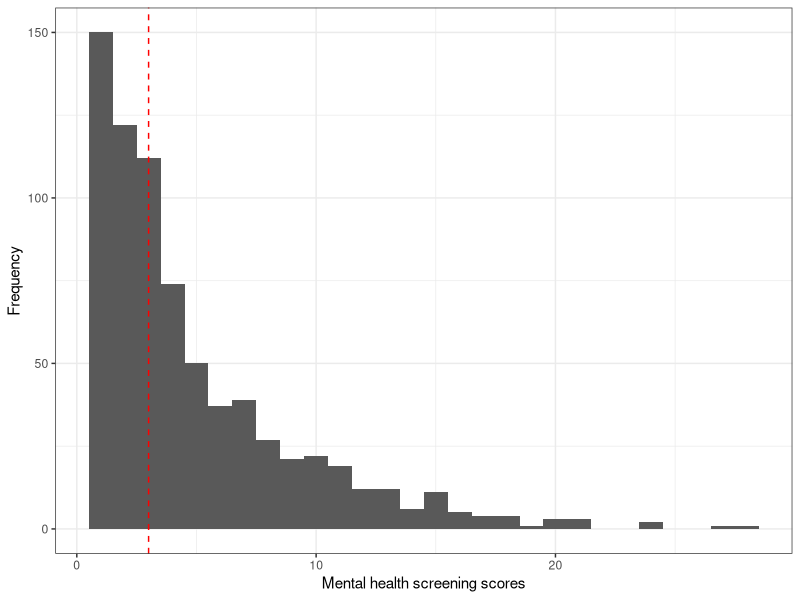
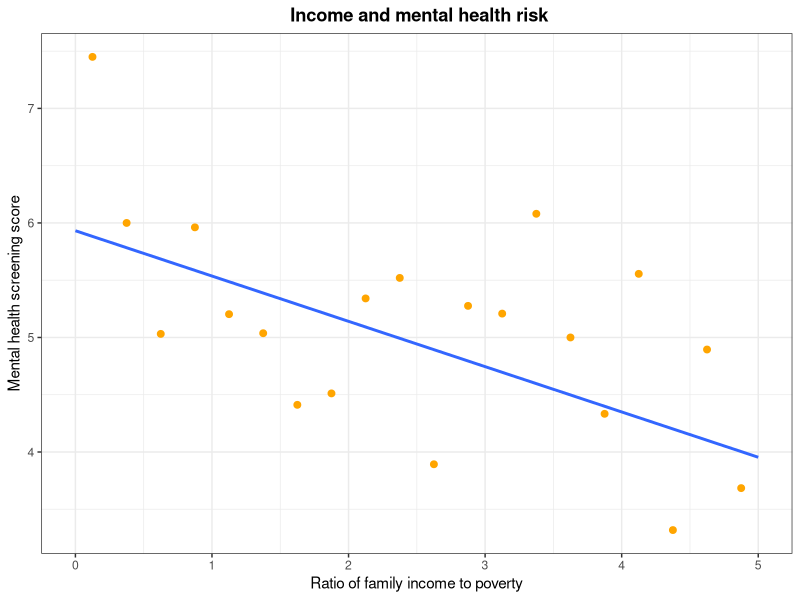
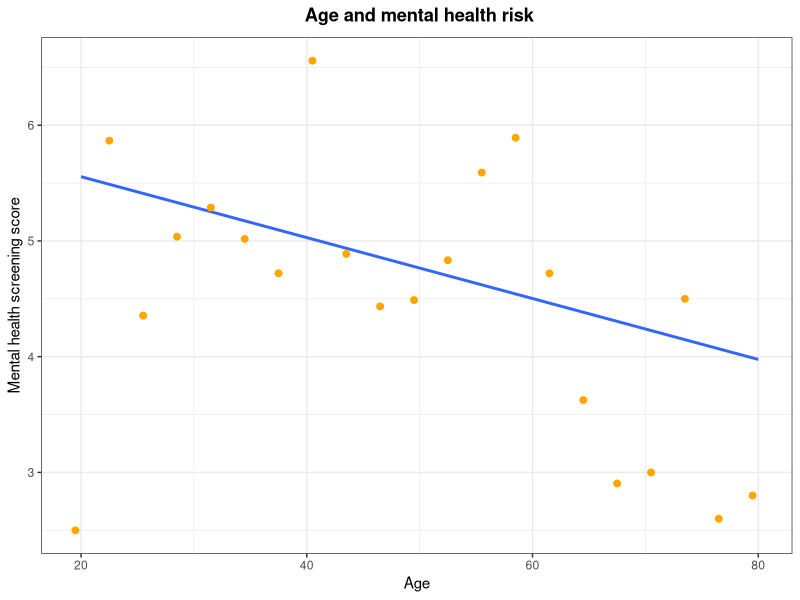
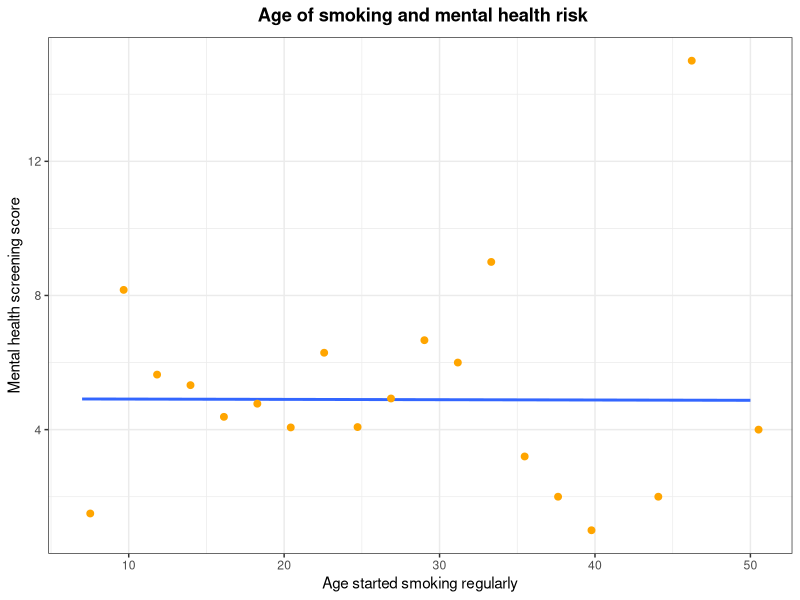
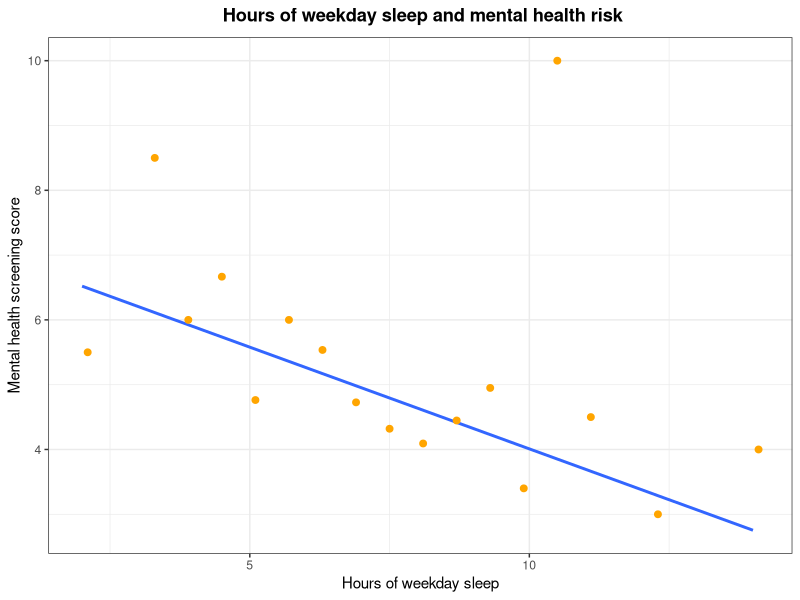
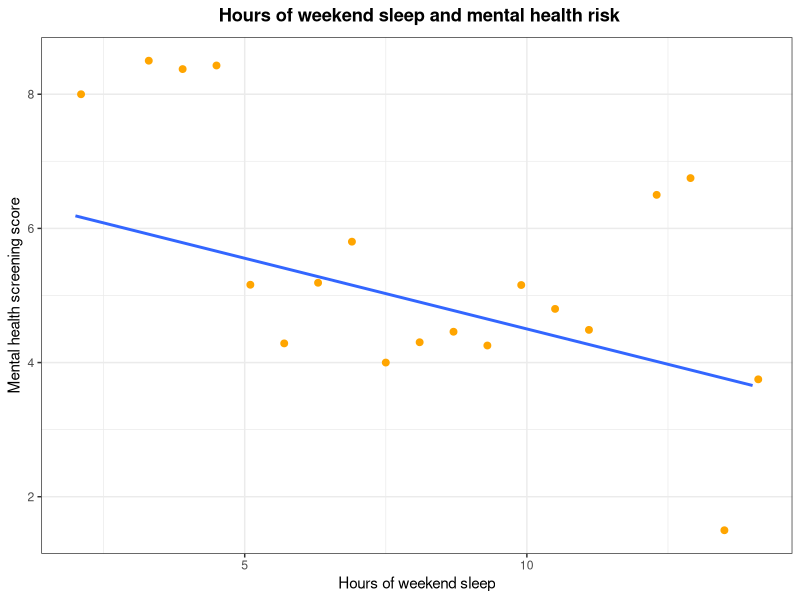
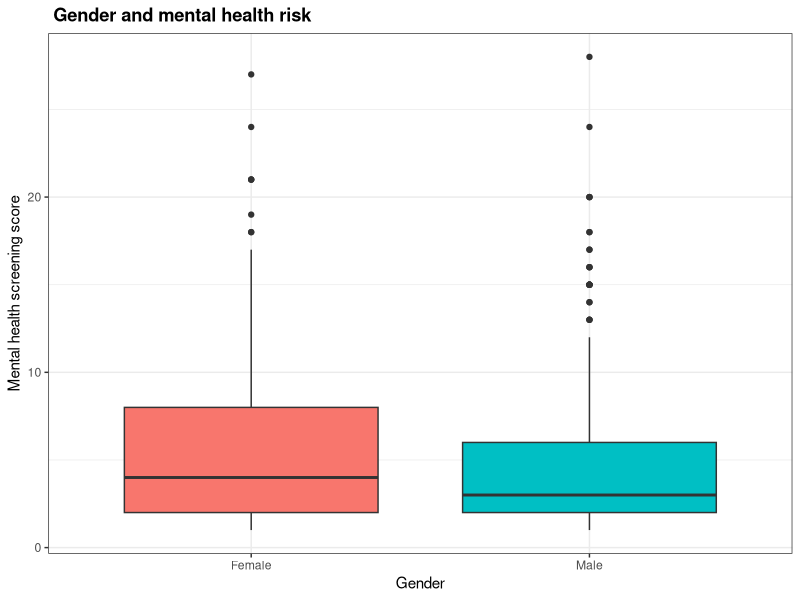
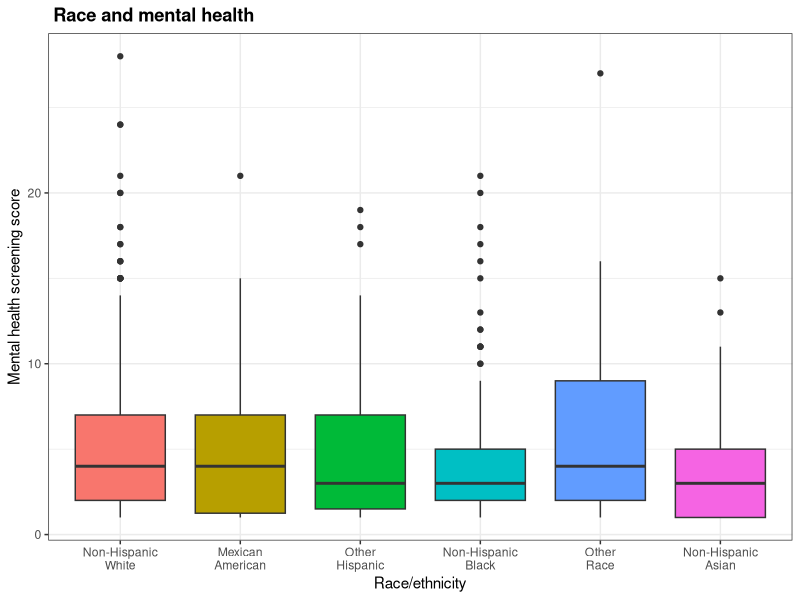

Recreate these plots in R, in order. (Note: this script raises an error after producing the figures.)
# load libraries
library(kableExtra)                     # for printing tables
library(cowplot)                        # for side by side plots
library(tidyverse)
library(readr)


# read in the cleaned data
nhanes_train = read_csv("data/clean/nhanes_train.csv", 
                    col_types = "iififfdffifddfffffffffffffffffffffiifffffff")

                   

# calculate mean mental health score  (4.9)
mean_mh_score = nhanes_train %>%
  summarise(mean(mental_score)) %>%
  pull()

# calculate median mental health score (3)
median_mh_score = nhanes_train %>%
  summarise(median(mental_score)) %>%
  pull()

# create histogram of mental health score
mh_histogram = nhanes_train %>%
  ggplot(aes(x = mental_score)) + 
  geom_histogram(binwidth = 1) +
  geom_vline(xintercept = median_mh_score,
             color = "red",
             linetype = "dashed") +
  labs(x = "Mental health screening scores", 
       y = "Frequency") +
  theme_bw()

#create histogram of ratio_income

ratio_income_histogram = nhanes_train %>%
  ggplot(aes(x = ratio_income)) + 
  geom_histogram(binwidth = 1) +
  geom_vline(xintercept = median(nhanes_train$ratio_income),
             color = "red",
             linetype = "dashed") +
  labs(x = "Ratio of family income to poverty", 
       y = "Frequency") +
  theme_bw()


# save the histogram of mental health score
ggsave(filename = "results/mental-health-score-histogram.png", 
       plot = mh_histogram, 
       device = "png", 
       width = 5, 
       height = 3)

# examine relationship between ratio of family income to poverty and mental health risk
p1 = nhanes_train %>%  #data points and binscatter 
  ggplot(aes(x = ratio_income, y = mental_score)) +
  geom_point() + 
  geom_smooth(method = "lm", formula = "y~x", se = FALSE) +
  stat_summary_bin(fun='mean', bins=20,
                   color='orange', size=2, geom='point') +
  labs(x = "Ratio of family income to poverty", 
       y = "Mental health screening score",
  title = bquote (~bold("Income and mental health risk")))+
  theme_bw() + 
  theme(plot.title = element_text(hjust = 0.5))

plot1 = nhanes_train %>%  #just with binscatter for easier visualization 
  ggplot(aes(x = ratio_income, y = mental_score)) +
 
  geom_smooth(method = "lm", formula = "y~x", se = FALSE) +
  stat_summary_bin(fun='mean', bins=20,
                   color='orange', size=2, geom='point')+
  
  labs(x = "Ratio of family income to poverty", 
       y = "Mental health screening score",
       title = bquote (~bold("Income and mental health risk")))+
  theme_bw() + 
  theme(plot.title = element_text(hjust = 0.5))

# save plot1
ggsave(filename = "results/income-and-mental-health.png", 
       plot = plot1, 
       device = "png", 
       width = 5, 
       height = 3)

# examine relationship between age and mental health risk

p2 = nhanes_train %>%  #data points and binscatter 
  ggplot(aes(x = age, y = mental_score)) +
  geom_point() + 
  geom_smooth(method = "lm", formula = "y~x", se = FALSE) +
  stat_summary_bin(fun='mean', bins=20,
                   color='orange', size=2, geom='point') +
  labs(x = "Age", 
       y = "Mental health screening score",
       title = bquote (~bold("Age and mental health risk")))+
  theme_bw() + 
  theme(plot.title = element_text(hjust = 0.5))

plot2 = nhanes_train %>%  #just with binscatter for easier visualization 
  ggplot(aes(x = age, y = mental_score)) +
  
  geom_smooth(method = "lm", formula = "y~x", se = FALSE) +
  stat_summary_bin(fun='mean', bins=20,
                   color='orange', size=2, geom='point')+
  
  labs(x = "Age", 
       y = "Mental health screening score",
       title = bquote (~bold("Age and mental health risk")))+
  theme_bw() + 
  theme(plot.title = element_text(hjust = 0.5))

# save plot2
ggsave(filename = "results/age-and-mental-health.png", 
       plot = plot2, 
       device = "png", 
       width = 5, 
       height = 3)


# examine relationship between age first started smoking and mental health risk

p3 = nhanes_train %>%  #data points and binscatter 
  ggplot(aes(x = age_first_smoke, y = mental_score)) +
  geom_point() + 
  geom_smooth(method = "lm", formula = "y~x", se = FALSE) +
  stat_summary_bin(fun='mean', bins=20,
                   color='orange', size=2, geom='point') +
  labs(x = "Age started smoking regularly", 
       y = "Mental health screening score",
       title = bquote (~bold("Age of smoking and mental health risk")))+
  theme_bw() + 
  theme(plot.title = element_text(hjust = 0.5))

plot3 = nhanes_train %>%  #just with binscatter for easier visualization 
  ggplot(aes(x = age_first_smoke, y = mental_score)) +
  
  geom_smooth(method = "lm", formula = "y~x", se = FALSE) +
  stat_summary_bin(fun='mean', bins=20,
                   color='orange', size=2, geom='point')+
  
  labs(x = "Age started smoking regularly", 
       y = "Mental health screening score",
       title = bquote (~bold("Age of smoking and mental health risk")))+
  theme_bw() + 
  theme(plot.title = element_text(hjust = 0.5))

# save plot3
ggsave(filename = "results/age-smoke-and-mental-health.png", 
       plot = plot3, 
       device = "png", 
       width = 5, 
       height = 3)


# examine relationship between sleep during weekday and mental health risk
p4 = nhanes_train %>%  #data points and binscatter 
  ggplot(aes(x = sleep_weekday, y = mental_score)) +
  geom_point() + 
  geom_smooth(method = "lm", formula = "y~x", se = FALSE) +
  stat_summary_bin(fun='mean', bins=20,
                   color='orange', size=2, geom='point') +
  labs(x = "Hours of weekday sleep", 
       y = "Mental health screening score",
       title = bquote (~bold("Hours of weekday sleep and mental health risk")))+
  theme_bw() + 
  theme(plot.title = element_text(hjust = 0.5))

plot4 = nhanes_train %>%  #just with binscatter for easier visualization 
  ggplot(aes(x = sleep_weekday, y = mental_score)) +
  
  geom_smooth(method = "lm", formula = "y~x", se = FALSE) +
  stat_summary_bin(fun='mean', bins=20,
                   color='orange', size=2, geom='point')+
  
  labs(x = "Hours of weekday sleep", 
       y = "Mental health screening score",
       title = bquote (~bold("Hours of weekday sleep and mental health risk")))+
  theme_bw() + 
  theme(plot.title = element_text(hjust = 0.5))

# save plot4
ggsave(filename = "results/weekday-sleep-and-mental-health.png", 
       plot = plot4, 
       device = "png", 
       width = 5, 
       height = 3)

# examine relationship between sleep during weekend and mental health risk
p5 = nhanes_train %>%
  ggplot(aes(x = sleep_weekend, y = mental_score)) +
  geom_point() + 
  geom_smooth(method = "lm", formula = "y~x", se = FALSE) +
  labs(x = "Hours of sleep during weekend", 
       y = "Mental health screening score",
title = bquote (~bold("Hours of sleep during weekend and mental health risk"))) +
  theme_bw() + 
  theme(plot.title = element_text(hjust = 0.5))

plot5 = nhanes_train %>%  #just with binscatter for easier visualization 
  ggplot(aes(x = sleep_weekend, y = mental_score)) +
  
  geom_smooth(method = "lm", formula = "y~x", se = FALSE) +
  stat_summary_bin(fun='mean', bins=20,
                   color='orange', size=2, geom='point')+
  
  labs(x = "Hours of weekend sleep", 
       y = "Mental health screening score",
       title = bquote (~bold("Hours of weekend sleep and mental health risk")))+
  theme_bw() + 
  theme(plot.title = element_text(hjust = 0.5))

# save plot 5
ggsave(filename = "results/weekend-sleep-and-mental-health.png", 
       plot = plot5, 
       device = "png", 
       width = 5, 
       height = 3)

# examine relationship between hours worked and mental health risk
p6 = nhanes_train %>%
  ggplot(aes(x = hours_worked, y = mental_score)) +
  geom_point() + 
  geom_smooth(method = "lm", formula = "y~x", se = FALSE) +
  labs(x = "Number of hours worked last week", 
       y = "Mental health screening score",
       title = "Number of work hours and mental health risk") +
  theme_bw() + 
  theme(plot.title = element_text(hjust = 0.5))


# examine relationship between minutes of sedentary activity and mental health risk
p7 = nhanes_train %>%
  ggplot(aes(x = min_sedentary, y = mental_score)) +
  geom_point() + 
  geom_smooth(method = "lm", formula = "y~x", se = FALSE) +
  labs(x = "Minutes of sedentary activity", 
       y = "Mental health screening score",
       title = "Minutes of sedentary activity and mental health risk") +
  theme_bw() + 
  theme(plot.title = element_text(hjust = 0.5))


# examine relationship between gender and mental health risk

p8 = nhanes_train %>%
  ggplot(aes(x = female, y = mental_score, fill = female)) + 
  geom_boxplot() +
  scale_x_discrete(labels = c('Female', 'Male')) +
  labs(x = "Gender", 
       y = "Mental health screening score", 
       title = bquote (~bold("Gender and mental health risk"))) + 
  theme_bw() + theme(legend.position = "none")


# save p8
ggsave(filename = "results/gender-and-mental-health.png", 
       plot = p8, 
       device = "png", 
       width = 5, 
       height = 3)

# examine relationship between race/ethnicity and mental health risk 
p9 = nhanes_train %>%
  ggplot(aes(x = race, y = mental_score, fill = race)) + 
  geom_boxplot() +
  scale_x_discrete(labels = c('Non-Hispanic\nWhite', 
                              'Mexican\nAmerican',
                              'Other\nHispanic',
                              'Non-Hispanic\nBlack',
                              'Other\nRace',
                              'Non-Hispanic\nAsian')) +
  labs(x = "Race/ethnicity", 
       y = "Mental health screening score",
       title = bquote (~bold("Race and mental health"))) + 
  theme_bw() + theme(legend.position = "none")

ggsave(filename = "results/race-and-mental-health.png", 
       plot = p9, 
       device = "png", 
       width = 5, 
       height = 3)

#examine relationship between marriage status and mental health risk 
p10= nhanes_train %>%
  ggplot(aes(x = marriage_status, y = mental_score, fill = marriage_status)) + 
  geom_boxplot() +
  labs(x = "Marriage status", 
       y = "Mental health screening score") + 
  theme_bw() + theme(legend.position = "none")


#examine relationship between being born in the US and mental health risk
p11= nhanes_train %>%
  ggplot(aes(x = born_us, y = mental_score, fill = born_us)) + 
  geom_boxplot() +
  labs(x = "Born in the US", 
       y = "Mental health screening score") + 
  theme_bw() + theme(legend.position = "none")


#examine relationship between being education and mental health risk 
p12= nhanes_train %>%
  ggplot(aes(x = edu, y = mental_score, fill = edu)) + 
  geom_boxplot() +
  scale_x_discrete(labels = c('College\ngraduate\nor above', 
                              'High school\n/GED',
                              'Some college\n/AA degree',
                              '9th-11th\ngrade',
                              'Less than\n9th grade')) +
  labs(x = "Education status", 
       y = "Mental health screening score", 
       tittle = bquote (~bold("Education and mental health risk"))) + 
  theme_bw() + theme(legend.position = "none")

# save p12
ggsave(filename = "results/education-and-mental-health.png", 
       plot = p12, 
       device = "png", 
       width = 5, 
       height = 3)

#examine relationship between smoking and mental health risk 
p13= nhanes_train %>%
  ggplot(aes(x = now_smoke, y = mental_score, fill = now_smoke)) + 
  geom_boxplot() +
  labs(x = "Smoking status", 
       y = "Mental health screening score") + 
  theme_bw() + theme(legend.position = "none")


#examine relationship between sleep disorder and mental health risk 
p14= nhanes_train %>%
  ggplot(aes(x = dr_sleep, y = mental_score, fill = dr_sleep)) + 
  geom_boxplot() +
  scale_x_discrete(labels = c('No', 'Yes')) +
  labs(x = "Ever told a doctor about trouble sleeping", 
       y = "Mental health screening score",
       title = bquote (~bold("Sleep trouble and mental health"))) + 
  theme_bw() + theme(legend.position = "none")

# save p14
ggsave(filename = "results/drsleep-and-mental-health.png", 
       plot = p14, 
       device = "png", 
       width = 5, 
       height = 3)

#examine relationship between asthma and mental health risk 
p15= nhanes_train %>%
  ggplot(aes(x = told_asthma, y = mental_score, fill = told_asthma)) + 
  geom_boxplot() +
  labs(x = "Told by a doctor to have asthma", 
       y = "Mental health screening score") + 
  theme_bw() + theme(legend.position = "none")


#examine relationship between arthritis and mental health risk 
p16= nhanes_train %>%
  ggplot(aes(x = told_arthritis, y = mental_score, fill = told_arthritis)) + 
  geom_boxplot() +
  labs(x = "Told by a doctor to have arthritis", 
       y = "Mental health screening score") + 
  theme_bw() + theme(legend.position = "none")


#examine relationship between coronary heart disease and mental health risk 
p17= nhanes_train %>%
  ggplot(aes(x = told_coronary, y = mental_score, fill = told_coronary)) + 
  geom_boxplot() +
  labs(x = "Told by a doctor to have coronary heart disease", 
       y = "Mental health screening score") + 
  theme_bw() + theme(legend.position = "none")

#examine relationship between heart attack and mental health risk 
p18 = nhanes_train %>%
  ggplot(aes(x = told_attack, y = mental_score, fill = told_attack)) + 
  geom_boxplot() +
  labs(x = "Told by a doctor to have heart attack", 
       y = "Mental health screening score") + 
  theme_bw() + theme(legend.position = "none")

#examine relationship between stroke and mental health risk 
p19 = nhanes_train %>%
  ggplot(aes(x = told_stroke, y = mental_score, fill = told_stroke)) + 
  geom_boxplot() +
  labs(x = "Told by a doctor to have stroke", 
       y = "Mental health screening score") + 
  theme_bw() + theme(legend.position = "none")


#examine relationship between thyroid and mental health risk 
p20 = nhanes_train %>%
  ggplot(aes(x = told_thyroid, y = mental_score, fill = told_thyroid)) + 
  geom_boxplot() +
  labs(x = "Told by a doctor to have thyroid problem", 
       y = "Mental health screening score") + 
  theme_bw() + theme(legend.position = "none")


#examine relationship between cancer and mental health risk 
p21 = nhanes_train %>%
  ggplot(aes(x = told_cancer, y = mental_score, fill = told_cancer)) + 
  geom_boxplot() +
  labs(x = "Told by a doctor to have cancer", 
       y = "Mental health screening score") + 
  theme_bw() + theme(legend.position = "none")


#examine relationship between being told by doctor to lose weight and mental health risk 
  ggplot(aes(x = told_weight, y = mental_score, fill = told_weight)) + 
  geom_boxplot() +
  labs(x = "Told by a doctor to lose weight", 
       y = "Mental health screening score") + 
  theme_bw() + theme(legend.position = "none")


#examine relationship between being told by doctor to exercise and mental health risk 
p23 = nhanes_train %>%
  ggplot(aes(x = told_exe, y = mental_score, fill = told_exe)) + 
  geom_boxplot() +
  labs(x = "Told by a doctor to exercise", 
       y = "Mental health screening score") + 
  theme_bw() + theme(legend.position = "none")



#examine relationship between being told by doctor to reduce salt and mental health risk 
p24 = nhanes_train %>%
  ggplot(aes(x = told_salt, y = mental_score, fill = told_salt)) + 
  geom_boxplot() +
  labs(x = "Told by a doctor to reduce salt", 
       y = "Mental health screening score") + 
  theme_bw() + theme(legend.position = "none")



#examine relationship between being told by doctor to reduce fat and mental health risk 
p25 = nhanes_train %>%
  ggplot(aes(x = told_fat, y = mental_score, fill = told_fat)) + 
  geom_boxplot() +
  labs(x = "Told by a doctor to lose fat", 
       y = "Mental health screening score") + 
  theme_bw() + theme(legend.position = "none")


#examine relationship between now try to control weight and mental health risk 
p26 = nhanes_train %>%
  ggplot(aes(x = now_lose_weight, y = mental_score, fill = now_lose_weight)) + 
  geom_boxplot() +
  labs(x = "Now lose weight", 
       y = "Mental health screening score") + 
  theme_bw() + theme(legend.position = "none")


#examine relationship between now try to increase exercise and mental health risk 
p27 = nhanes_train %>%
  ggplot(aes(x = now_increase_ex, y = mental_score, fill = now_increase_ex)) + 
  geom_boxplot() +
  labs(x = "Now increase exercise", 
       y = "Mental health screening score") + 
  theme_bw() + theme(legend.position = "none")


#examine relationship between now try to reduce salt and mental health risk 
p28 = nhanes_train %>%
  ggplot(aes(x = now_reduce_salt, y = mental_score, fill = now_reduce_salt)) + 
  geom_boxplot() +
  labs(x = "Now reduce salt", 
       y = "Mental health screening score") + 
  theme_bw() + theme(legend.position = "none")


#examine relationship between now try to reduce fat and mental health risk 
p29 = nhanes_train %>%
  ggplot(aes(x = now_reduce_fat, y = mental_score, fill = now_reduce_fat)) + 
  geom_boxplot() +
  labs(x = "Now reduce fat", 
       y = "Mental health screening score") + 
  theme_bw() + theme(legend.position = "none")


#examine relationship between weight self-perception and mental health risk 
p30 = nhanes_train %>%
  ggplot(aes(x = weight_self_percept, y = mental_score, 
             fill = weight_self_percept)) + 
  geom_boxplot() +
  scale_x_discrete(labels = c('Overweight', 
                              'About the right weight',
                              'Underweight')) +
  labs(x = "How do you consider your weight?", 
       y = "Mental health screening score",
       title = bquote (~bold("Weight self-perception and mental health"))) + 
  theme_bw() + theme(legend.position = "none")

#save p30

ggsave(filename = "results/weight-percept-and-mental-health.png", 
       plot = p30, 
       device = "png", 
       width = 5, 
       height = 3)

#examine relationship between wanting to lose weight and mental health risk
p31 = nhanes_train %>%
  ggplot(aes(x = want_lose_weight, y = mental_score, 
             fill = want_lose_weight)) + 
  geom_boxplot() +
  labs(x = "Like to weigh more, less or the same", 
       y = "Mental health screening score") + 
  theme_bw() + theme(legend.position = "none")

#examine relationship between feeling overly sleepy during the day and mental health risk

p32 = nhanes_train %>%
  ggplot(aes(x = sleepy, y = mental_score, 
             fill = sleepy)) + 
  geom_boxplot() +
  scale_x_discrete(labels = c('Sometimes', 
                              'Rarely',
                              'Often',
                              'Almost always',
                              'Never')) +
  labs(x = "In the past month how often feeling overly sleepy during the day?", 
       y = "Mental health screening score",
       title = bquote (~bold("Excessive sleepiness and mental health"))) + 
  theme_bw() + theme(legend.position = "none")

#save p32

ggsave(filename = "results/sleepy-and-mental-health.png", 
       plot = p32, 
       device = "png", 
       width = 5, 
       height = 3)

##examine the relationship between vigorous-intensity recreational activity and mental health risks
p33 = nhanes_train %>%
  ggplot(aes(x = vigor_rec, y = mental_score, 
             fill = vigor_rec)) + 
  geom_boxplot() +
  scale_x_discrete(labels = c('Yes', 'No'))+
                             
  labs(x = "In a typical week do you do vigorous-intensity recreational activity?", 
       y = "Mental health screening score",
  title = bquote (~bold
          ("Recreational activity and mental health "))) + 
  theme_bw() + theme(legend.position = "none")

#save p33

ggsave(filename = "results/vigor-rec-and-mental-health.png", 
       plot = p33, 
       device = "png", 
       width = 5, 
       height = 3)


##examine the relationship between ratio income and ever telling a doctor about trouble with sleeping
p34 = nhanes_train %>%
  ggplot(aes(x = dr_sleep, y = ratio_income, 
             fill = dr_sleep)) + 
  geom_boxplot() +
  scale_x_discrete(labels = c('No', 'Yes'))+
  
  labs(x = "Ever told a doctor about trouble sleeping", 
       y = "Ratio of family income to poverty",
       title = bquote (~bold("Sleep trouble and income"))) + 
  theme_bw() + theme(legend.position = "none")

#save p34

ggsave(filename = "results/income-dr-sleep.png", 
       plot = p34, 
       device = "png", 
       width = 5, 
       height = 3)

#examine relationship between ratio income and frequency of feeling overly sleepy during the day

p35 = nhanes_train %>%
  ggplot(aes(x = sleepy, y = ratio_income, 
             fill = sleepy)) + 
  geom_boxplot() +
  #scale_x_discrete(labels = c('Yes', 'No'))+
  
  labs(x = "Frequency of feeling overly sleepy during the day", 
       y = "Ratio of family income to poverty") + 
  theme_bw() + theme(legend.position = "none")

#relationship between ratio family income and engage in vigorous recreational activity
p36 = nhanes_train %>%
  ggplot(aes(x = vigor_rec, y = ratio_income, 
             fill = vigor_rec)) + 
  geom_boxplot() +
  scale_x_discrete(labels = c('Yes', 'No'))+
  
  labs(x = "Whether or not engage in vigorous-intensity recreational activity", 
       y = "Ratio of family income to poverty",
title = bquote (~bold("Recreational activity and income"))) + 
  theme_bw() + theme(legend.position = "none")


#save p36

ggsave(filename = "results/income-vigor-rec.png", 
       plot = p36, 
       device = "png", 
       width = 5, 
       height = 3)

#gender and hours of sleep weekday
p37 = nhanes_train %>%
  ggplot(aes(x = female, y = sleep_weekday, 
             fill = female)) + 
  geom_boxplot() +
  scale_x_discrete(labels = c('Female', 'Male'))+
  
  labs(x = "Gender", 
       y = "Weekday hours of sleep") + 
  theme_bw() + theme(legend.position = "none")

#gender and weekend hours of sleep
p38 = nhanes_train %>%
  ggplot(aes(x = female, y = sleep_weekend, 
             fill = female)) + 
  geom_boxplot() +
  scale_x_discrete(labels = c('Female', 'Male'))+
  
  labs(x = "Gender", 
       y = "Weekend hours of sleep") + 
  theme_bw() + theme(legend.position = "none")

#race and weekday sleep
p40 = nhanes_train %>%
  ggplot(aes(x = race, y = sleep_weekday, 
             fill = race)) + 
  geom_boxplot() +
  scale_x_discrete(labels = c('Non-Hispanic\nWhite', 
                              'Mexican\nAmerican',
                              'Other\nHispanic',
                              'Non-Hispanic\nBlack',
                              'Other\nRace',
                              'Non-Hispanic\nAsian'))+
  
  labs(x = "Race", 
       y = "Weekday hours of sleep",
       title = bquote (~bold("Race and weekday hours of sleep"))) + 
  theme_bw() + theme(legend.position = "none")

ggsave(filename = "results/race-weekday-sleep.png", 
       plot = p40, 
       device = "png", 
       width = 5, 
       height = 3)

#race and weekend hours of sleep
p41 = nhanes_train %>%
  ggplot(aes(x = race, y = sleep_weekend, 
             fill = race)) + 
  geom_boxplot() +
  scale_x_discrete(labels = c('Non-Hispanic\nWhite', 
                              'Mexican\nAmerican',
                              'Other\nHispanic',
                              'Non-Hispanic\nBlack',
                              'Other\nRace',
                              'Non-Hispanic\nAsian'))+
  
  labs(x = "Race", 
       y = "Weekend hours of sleep") + 
  theme_bw() + theme(legend.position = "none")
